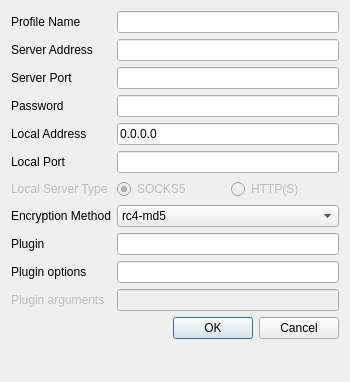
<?xml version="1.0" encoding="UTF-8"?>
<ui version="4.0">
 <class>ConnectionInfoWgt</class>
 <widget class="QDialog" name="ConnectionInfoWgt">
  <property name="geometry">
   <rect>
    <x>0</x>
    <y>0</y>
    <width>350</width>
    <height>382</height>
   </rect>
  </property>
  <property name="windowTitle">
   <string>Profile modify</string>
  </property>
  <layout class="QFormLayout" name="formLayout">
   <item row="0" column="0">
    <widget class="QLabel" name="remarkLabel">
     <property name="text">
      <string>Profile Name</string>
     </property>
    </widget>
   </item>
   <item row="0" column="1">
    <widget class="QLineEdit" name="editName"/>
   </item>
   <item row="1" column="0">
    <widget class="QLabel" name="serverAddressLabel">
     <property name="text">
      <string>Server Address</string>
     </property>
    </widget>
   </item>
   <item row="1" column="1">
    <widget class="QLineEdit" name="editRemoteAddr"/>
   </item>
   <item row="2" column="0">
    <widget class="QLabel" name="serverPortLabel">
     <property name="text">
      <string>Server Port</string>
     </property>
    </widget>
   </item>
   <item row="2" column="1">
    <widget class="QLineEdit" name="editRemotePort"/>
   </item>
   <item row="3" column="0">
    <widget class="QLabel" name="passwordLabel">
     <property name="text">
      <string>Password</string>
     </property>
    </widget>
   </item>
   <item row="3" column="1">
    <widget class="QLineEdit" name="editPwd"/>
   </item>
   <item row="4" column="0">
    <widget class="QLabel" name="localAddressLabel">
     <property name="text">
      <string>Local Address</string>
     </property>
    </widget>
   </item>
   <item row="4" column="1">
    <widget class="QLineEdit" name="editLocalAddr">
     <property name="text">
      <string>0.0.0.0</string>
     </property>
    </widget>
   </item>
   <item row="5" column="0">
    <widget class="QLabel" name="localPortLabel">
     <property name="text">
      <string>Local Port</string>
     </property>
    </widget>
   </item>
   <item row="5" column="1">
    <widget class="QLineEdit" name="editLocalPort"/>
   </item>
   <item row="6" column="0">
    <widget class="QLabel" name="labelLST">
     <property name="enabled">
      <bool>false</bool>
     </property>
     <property name="text">
      <string>Local Server Type</string>
     </property>
    </widget>
   </item>
   <item row="6" column="1">
    <widget class="QWidget" name="editLocalSerType" native="true">
     <property name="sizePolicy">
      <sizepolicy hsizetype="Preferred" vsizetype="Fixed">
       <horstretch>0</horstretch>
       <verstretch>0</verstretch>
      </sizepolicy>
     </property>
     <layout class="QHBoxLayout" name="horizontalLayout">
      <property name="leftMargin">
       <number>0</number>
      </property>
      <property name="topMargin">
       <number>0</number>
      </property>
      <property name="rightMargin">
       <number>0</number>
      </property>
      <property name="bottomMargin">
       <number>0</number>
      </property>
      <item>
       <widget class="QRadioButton" name="radioSocks">
        <property name="enabled">
         <bool>false</bool>
        </property>
        <property name="text">
         <string>SOCKS5</string>
        </property>
        <property name="checked">
         <bool>true</bool>
        </property>
       </widget>
      </item>
      <item>
       <widget class="QRadioButton" name="radioHttp">
        <property name="enabled">
         <bool>false</bool>
        </property>
        <property name="text">
         <string>HTTP(S)</string>
        </property>
       </widget>
      </item>
     </layout>
    </widget>
   </item>
   <item row="7" column="0">
    <widget class="QLabel" name="encryptionMethodLabel">
     <property name="text">
      <string>Encryption Method</string>
     </property>
    </widget>
   </item>
   <item row="7" column="1">
    <widget class="QComboBox" name="comboEncryMethod">
     <item>
      <property name="text">
       <string>rc4-md5</string>
      </property>
     </item>
     <item>
      <property name="text">
       <string>bf-cfb</string>
      </property>
     </item>
     <item>
      <property name="text">
       <string>chacha20-ietf-poly1305</string>
      </property>
     </item>
     <item>
      <property name="text">
       <string>xchacha20-ietf-poly1305</string>
      </property>
     </item>
     <item>
      <property name="text">
       <string>salsa20</string>
      </property>
     </item>
     <item>
      <property name="text">
       <string>chacha20</string>
      </property>
     </item>
     <item>
      <property name="text">
       <string>chacha20-ietf</string>
      </property>
     </item>
    </widget>
   </item>
   <item row="11" column="1">
    <widget class="QDialogButtonBox" name="buttonBox">
     <property name="standardButtons">
      <set>QDialogButtonBox::Cancel|QDialogButtonBox::Ok</set>
     </property>
    </widget>
   </item>
   <item row="8" column="0">
    <widget class="QLabel" name="pluginLabel">
     <property name="text">
      <string>Plugin</string>
     </property>
    </widget>
   </item>
   <item row="8" column="1">
    <widget class="QLineEdit" name="editPlugin"/>
   </item>
   <item row="9" column="1">
    <widget class="QLineEdit" name="editPlugOpt"/>
   </item>
   <item row="10" column="1">
    <widget class="QLineEdit" name="editPlugArg">
     <property name="enabled">
      <bool>false</bool>
     </property>
    </widget>
   </item>
   <item row="9" column="0">
    <widget class="QLabel" name="label">
     <property name="text">
      <string>Plugin options</string>
     </property>
    </widget>
   </item>
   <item row="10" column="0">
    <widget class="QLabel" name="label_2">
     <property name="enabled">
      <bool>false</bool>
     </property>
     <property name="text">
      <string>Plugin arguments</string>
     </property>
    </widget>
   </item>
  </layout>
 </widget>
 <resources/>
 <connections/>
</ui>
